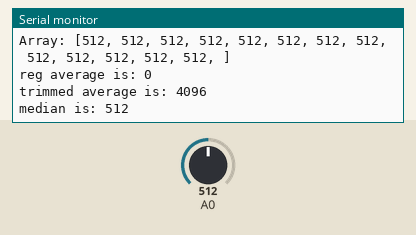
The sketch below on a simulated Arduino Uno, built with avr-gcc and run on an emulated ATmega328P. Shown: the last lines printed to the serial monitor. The inputs (shaded band) are chosen by the test bench; at power-on: A0 = 512.

Above: at 1.3 s.
1.4 s: A0 set to 11
At 2.04 s:
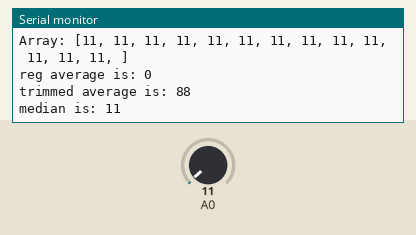
2.9 s: A0 set to 8
At 3.71 s:
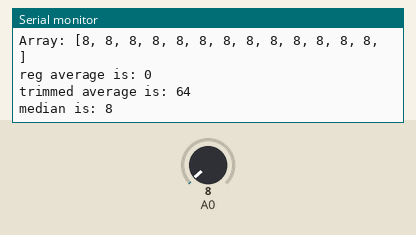
4.4 s: A0 set to 95
At 4.81 s:
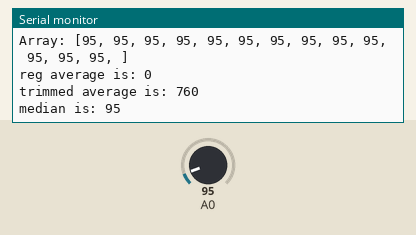
5.9 s: A0 set to 110
At 6.51 s:
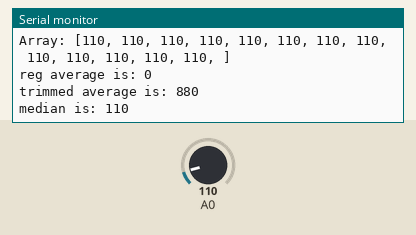
Timing chart, 0 to 8.4 s (numbered marks = the images above; inputs shaded):
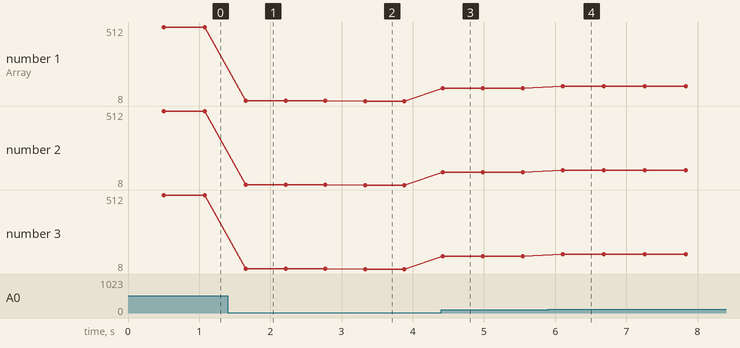

The sketch:

Deviations.ino
```cpp
// an array to hold the values taken in
int list[13];
int numReadings = 13;
int median;
int index = 0;
int sensorPin = 0;
int sensorReading = 0;
int total = 0;
int regAverage = 0;

//create an array to hold the deviations for each value from average
int deviationList[13];

void setup() {
  Serial.begin(9600);
  // initialize all the readings to 0:
  for (int thisReading = 0; thisReading < numReadings; thisReading++) {
    list[thisReading] = 0;
  }

}

void loop() {
  delay(500);
  for (int thisReading = 0; thisReading < numReadings; thisReading++) {
    list[thisReading] = analogRead(0);
  }

  Serial.print("Array: [");
  for (byte j = 0; j < numReadings; j++) {
    Serial.print(list[j], DEC);
    Serial.print (", ");
  }
  Serial.print("]\r\n");

  //average of all values
  regAverage = total / numReadings;
  Serial.print("reg average is: ");
  Serial.println(regAverage);

  bubbleSort();
  deviation();

  //average without high's and low's
  int averageNum = average();
  Serial.print("trimmed average is: ");
  Serial.println(averageNum);

  Serial.print("median is: ");
  median = list[7]; //3
  Serial.println(median);

}

void deviation() {
  int averageDeviation = 0;

  //calculate those deviations
  for (int i = 0; i < numReadings; i++) {
    deviationList[i] = list[i] - regAverage;
    //calculate the average deviation
    averageDeviation += deviationList[i];
    // get that average out
  }

  // discard any that have too large of a deviation
  for (int i = 0; i < numReadings; i++) {
    if (deviationList[i] > (2 * averageDeviation)) {
      //get rid of that value is there is too great a deviation from the average
      list[i] = 0;
    }
  }

}

void bubbleSort() {
  int out, in, swapper;
  for (out = 0 ; out < numReadings; out++) { // outer loop
    for (in = out; in < numReadings; in++)  { // inner loop
      if ( list[in] > list[in + 1] ) { // out of order?
        // swap them:
        swapper = list[in];
        list[in] = list[in + 1];
        list[in + 1] = swapper;
      }
    }
  }
}

int average() {
  int trim_average = 0;
  for (int i = 2; i < (numReadings - 3); i++) {
    trim_average += list[i];
  }
  return trim_average;

}
```

Measured:
- after the input at 1.4 s, the serial monitor: prints a new line after 0.25 s (image 1)
- after the input at 2.9 s, the serial monitor: prints a new line after 0.43 s (image 2)
- after the input at 4.4 s, the serial monitor: prints a new line at once (image 3)
- after the input at 5.9 s, the serial monitor: prints a new line after 0.21 s (image 4)
- plotted number 1: 512 → 11 after the input at 1.4 s, 11 → 8 after the input at 2.9 s, 8 → 95 after the input at 4.4 s, 95 → 110 after the input at 5.9 s
- plotted number 2: 512 → 11 after the input at 1.4 s, 11 → 8 after the input at 2.9 s, 8 → 95 after the input at 4.4 s, 95 → 110 after the input at 5.9 s
- plotted number 3: 512 → 11 after the input at 1.4 s, 11 → 8 after the input at 2.9 s, 8 → 95 after the input at 4.4 s, 95 → 110 after the input at 5.9 s
